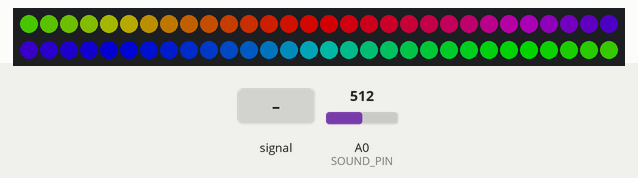
This sketch was run on a simulated Arduino Uno, built with avr-gcc and run on an emulated ATmega328P. Shown: 60 RGB LEDs in strip order, left to right, continuing on the next row. Inputs (shaded band) come from the test bench; at power-on: A0 (SOUND_PIN) = 512. Dim RGB values are drawn brighter than linear.

Above: at 1.28 s.
1.3 s: A0 (SOUND_PIN) set to 0
At 2.5 s:
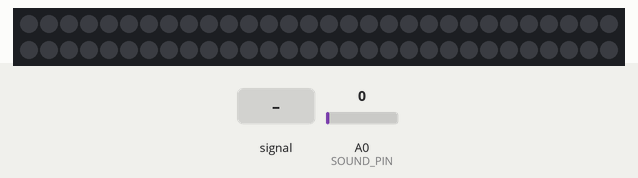
2.8 s: A0 (SOUND_PIN) set to 95
At 2.93 s:
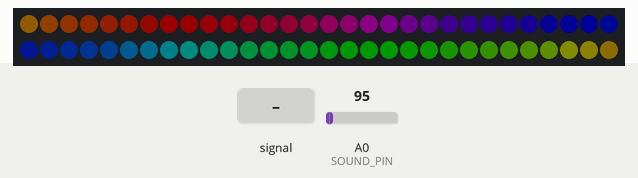
4.3 s: A0 (SOUND_PIN) fed a 200 Hz sine of ±81 counts around its level
At 4.48 s:
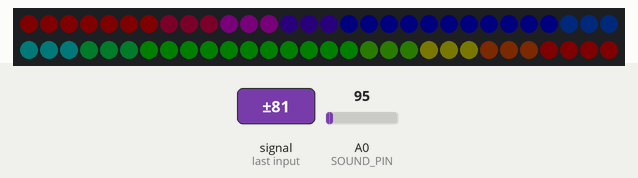
6.3 s: A0 (SOUND_PIN) set to 75
At 6.32 s:
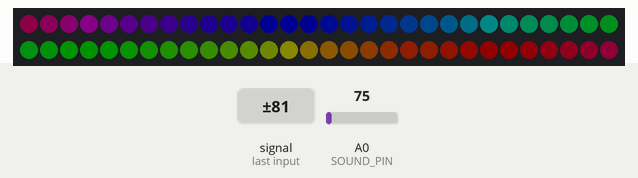
7.8 s: A0 (SOUND_PIN) set to 180
At 7.86 s:
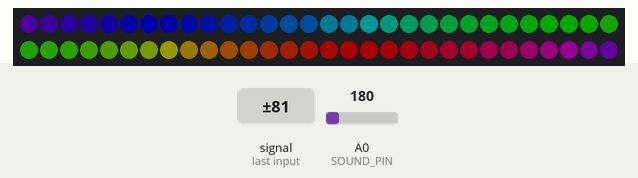
9.3 s: A0 (SOUND_PIN) fed a 200 Hz sine of ±81 counts around its level
At 9.35 s:
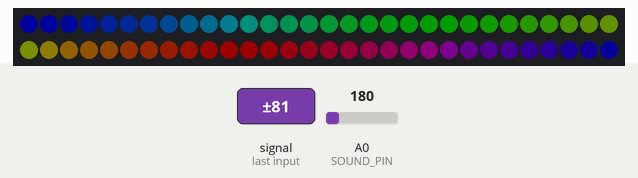

The sketch:

sound_sync_backlights.ino
```cpp
#include <Adafruit_NeoPixel.h>

#define LED_PIN     6
#define LED_COUNT   60 // Change this according to your LED strip length
#define SOUND_PIN   A0

Adafruit_NeoPixel strip(LED_COUNT, LED_PIN, NEO_GRB + NEO_KHZ800);

void setup() {
  strip.begin();
  strip.show(); // Initialize all pixels to 'off'
}

void loop() {
  int soundValue = analogRead(SOUND_PIN);
  int brightness = map(soundValue, 0, 1023, 0, 255);

  // Smoothly transition colors
  static uint16_t hue = 0;
  for (int i = 0; i < strip.numPixels(); i++) {
    strip.setPixelColor(i, Wheel((i * 256 / strip.numPixels() + hue) & 255));
  }
  strip.setBrightness(brightness);
  strip.show();

  // Increment hue for next iteration
  hue += 1;

  // Delay for smoother transition
  delay(50);
}

// Input a value 0 to 255 to get a color value.
// The colours are a transition r - g - b - back to r.
uint32_t Wheel(byte WheelPos) {
  if (WheelPos < 85) {
    return strip.Color(WheelPos * 3, 255 - WheelPos * 3, 0);
  } else if (WheelPos < 170) {
    WheelPos -= 85;
    return strip.Color(255 - WheelPos * 3, 0, WheelPos * 3);
  } else {
    WheelPos -= 170;
    return strip.Color(0, WheelPos * 3, 255 - WheelPos * 3);
  }
}
```

Measured:
- after the input at 1.3 s, the LEDs: change at once (image 1)
- after the input at 2.8 s, the LEDs: first change after 0.07 s (image 2 shows a later state)
- after the input at 7.8 s, the LEDs: change after 0.05 s (image 5)
